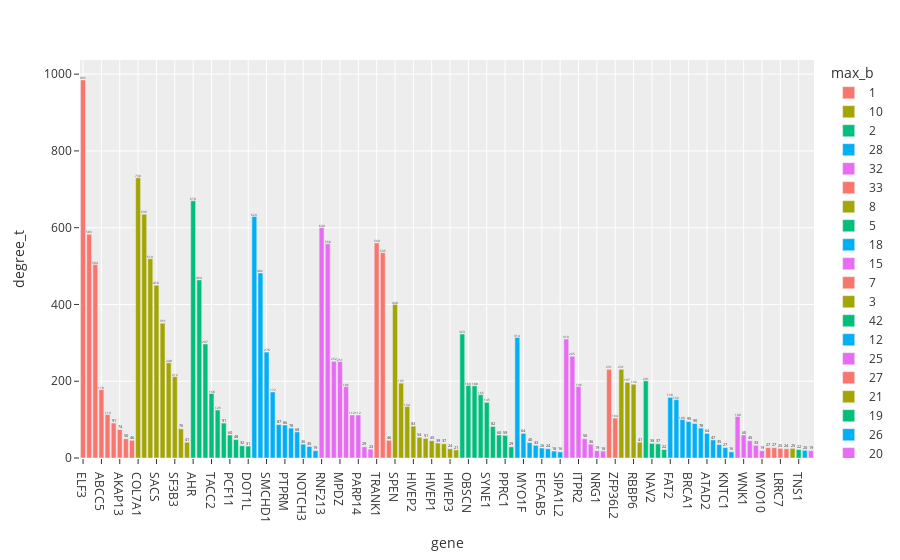

The code cell stored with this chart in its notebook:
### Markdown cell above
## Most connected genes

### Code cell
network_stats: pd.DataFrame = sel_gt.compute_graph_stats()
network_stats["max_b"] = nodes_df["max_b"].astype(str)
network_stats["Modularity Class"] = nodes_df["Modularity Class"].astype(str)

# network_stats.sort_values(by=[col], ascending=False).to_csv(f"{figures_path}/sigmoid_net_stats.tsv", sep="\t")

col = "degree_t"
top_sel = network_stats.sort_values(by=[col], ascending=False).iloc[:120]
px.bar(top_sel.reset_index(names="gene"), x="gene", y=col, color="max_b", text_auto=True)

### Figure 1 — Plotly figure (JSON) as saved in the notebook; plotly's stock layout.template omitted (floating-point values rounded to 4 significant figures)
{"data": [{"alignmentgroup": "True", "hovertemplate": "max_b=1<br>gene=%{x}<br>degree_t=%{y}<extra></extra>", "legendgroup": "1", "marker": {"color": "#F8766D", "pattern": {"shape": ""}}, "name": "1", "offsetgroup": "1", "orientation": "v", "showlegend": true, "textposition": "auto", "texttemplate": "%{y}", "type": "bar", "x": ["ELF3", "CHD2", "KLF5", "ABCC5", "RIMS2", "EPHA2", "AKAP13", "TIAM1", "ATP8B1"], "xaxis": "x", "y": [985, 583, 504, 178, 113, 91, 74, 50, 46], "yaxis": "y"}, {"alignmentgroup": "True", "hovertemplate": "max_b=10<br>gene=%{x}<br>degree_t=%{y}<extra></extra>", "legendgroup": "10", "marker": {"color": "#A3A500", "pattern": {"shape": ""}}, "name": "10", "offsetgroup": "10", "orientation": "v", "showlegend": true, "textposition": "auto", "texttemplate": "%{y}", "type": "bar", "x": ["COL7A1", "MYH10", "FN1", "SACS", "PRKDC", "LAMA3", "SF3B3", "DENND5B", "RASAL2"], "xaxis": "x", "y": [730, 635, 519, 450, 351, 248, 212, 76, 41], "yaxis": "y"}, {"alignmentgroup": "True", "hovertemplate": "max_b=2<br>gene=%{x}<br>degree_t=%{y}<extra></extra>", "legendgroup": "2", "marker": {"color": "#00BF7D", "pattern": {"shape": ""}}, "name": "2", "offsetgroup": "2", "orientation": "v", "showlegend": true, "textposition": "auto", "texttemplate": "%{y}", "type": "bar", "x": ["AHR", "CREBBP", "NCOA1", "TACC2", "PAN2", "TP53BP2", "PCF11", "ITSN2", "ACACB", "DOT1L"], "xaxis": "x", "y": [670, 464, 297, 168, 125, 91, 60, 48, 32, 31], "yaxis": "y"}, {"alignmentgroup": "True", "hovertemplate": "max_b=28<br>gene=%{x}<br>degree_t=%{y}<extra></extra>", "legendgroup": "28", "marker": {"color": "#00B0F6", "pattern": {"shape": ""}}, "name": "28", "offsetgroup": "28", "orientation": "v", "showlegend": true, "textposition": "auto", "texttemplate": "%{y}", "type": "bar", "x": ["PLXNB2", "DMXL2", "SMCHD1", "SCRIB", "PLEKHH2", "PTPRM", "RALGAPA2", "PPL", "NOTCH3", "PLEKHA7", "AFF1"], "xaxis": "x", "y": [629, 482, 276, 172, 87, 86, 78, 68, 36, 30, 19], "yaxis": "y"}, {"alignmentgroup": "True", "hovertemplate": "max_b=32<br>gene=%{x}<br>degree_t=%{y}<extra></extra>", "legendgroup": "32", "marker": {"color": "#E76BF3", "pattern": {"shape": ""}}, "name": "32", "offsetgroup": "32", "orientation": "v", "showlegend": true, "textposition": "auto", "texttemplate": "%{y}", "type": "bar", "x": ["RNF213", "HSPG2", "EPG5", "MPDZ", "CDKN2A", "SHROOM3", "PARP14", "OAS2", "ZNFX1"], "xaxis": "x", "y": [600, 558, 252, 251, 186, 112, 112, 29, 23], "yaxis": "y"}, {"alignmentgroup": "True", "hovertemplate": "max_b=33<br>gene=%{x}<br>degree_t=%{y}<extra></extra>", "legendgroup": "33", "marker": {"color": "#F8766D", "pattern": {"shape": ""}}, "name": "33", "offsetgroup": "33", "orientation": "v", "showlegend": true, "textposition": "auto", "texttemplate": "%{y}", "type": "bar", "x": ["TRANK1", "VPS13D", "LAMA4"], "xaxis": "x", "y": [560, 535, 46], "yaxis": "y"}, {"alignmentgroup": "True", "hovertemplate": "max_b=8<br>gene=%{x}<br>degree_t=%{y}<extra></extra>", "legendgroup": "8", "marker": {"color": "#A3A500", "pattern": {"shape": ""}}, "name": "8", "offsetgroup": "8", "orientation": "v", "showlegend": true, "textposition": "auto", "texttemplate": "%{y}", "type": "bar", "x": ["SPEN", "SMG1", "PCNT", "HIVEP2", "TBC1D1", "MXRA5", "HIVEP1", "PRDM2", "F8", "HIVEP3", "TRERF1"], "xaxis": "x", "y": [400, 195, 134, 83, 54, 51, 45, 39, 37, 24, 21], "yaxis": "y"}, {"alignmentgroup": "True", "hovertemplate": "max_b=5<br>gene=%{x}<br>degree_t=%{y}<extra></extra>", "legendgroup": "5", "marker": {"color": "#00BF7D", "pattern": {"shape": ""}}, "name": "5", "offsetgroup": "5", "orientation": "v", "showlegend": true, "textposition": "auto", "texttemplate": "%{y}", "type": "bar", "x": ["RHOB", "OBSCN", "HRAS", "BRD2", "SYNE1", "UTRN", "LRRCC1", "PPRC1", "AUTS2"], "xaxis": "x", "y": [323, 189, 188, 165, 145, 82, 60, 59, 29], "yaxis": "y"}, {"alignmentgroup": "True", "hovertemplate": "max_b=18<br>gene=%{x}<br>degree_t=%{y}<extra></extra>", "legendgroup": "18", "marker": {"color": "#00B0F6", "pattern": {"shape": ""}}, "name": "18", "offsetgroup": "18", "orientation": "v", "showlegend": true, "textposition": "auto", "texttemplate": "%{y}", "type": "bar", "x": ["FRY", "MYO1F", "CFAP70", "ADGRV1", "EFCAB5", "RERE", "PPARG", "SIPA1L2"], "xaxis": "x", "y": [314, 64, 40, 33, 26, 24, 18, 16], "yaxis": "y"}, {"alignmentgroup": "True", "hovertemplate": "max_b=15<br>gene=%{x}<br>degree_t=%{y}<extra></extra>", "legendgroup": "15", "marker": {"color": "#E76BF3", "pattern": {"shape": ""}}, "name": "15", "offsetgroup": "15", "orientation": "v", "showlegend": true, "textposition": "auto", "texttemplate": "%{y}", "type": "bar", "x": ["PLEC", "DST", "ITPR2", "DYNC2H1", "DOCK4", "NRG1", "TP63"], "xaxis": "x", "y": [310, 265, 186, 50, 36, 19, 18], "yaxis": "y"}, {"alignmentgroup": "True", "hovertemplate": "max_b=7<br>gene=%{x}<br>degree_t=%{y}<extra></extra>", "legendgroup": "7", "marker": {"color": "#F8766D", "pattern": {"shape": ""}}, "name": "7", "offsetgroup": "7", "orientation": "v", "showlegend": true, "textposition": "auto", "texttemplate": "%{y}", "type": "bar", "x": ["DIAPH2", "ZFP36L2"], "xaxis": "x", "y": [231, 104], "yaxis": "y"}, {"alignmentgroup": "True", "hovertemplate": "max_b=3<br>gene=%{x}<br>degree_t=%{y}<extra></extra>", "legendgroup": "3", "marker": {"color": "#A3A500", "pattern": {"shape": ""}}, "name": "3", "offsetgroup": "3", "orientation": "v", "showlegend": true, "textposition": "auto", "texttemplate": "%{y}", "type": "bar", "x": ["SYNE2", "FGFR3", "RBBP6", "SPAG17"], "xaxis": "x", "y": [231, 197, 192, 41], "yaxis": "y"}, {"alignmentgroup": "True", "hovertemplate": "max_b=42<br>gene=%{x}<br>degree_t=%{y}<extra></extra>", "legendgroup": "42", "marker": {"color": "#00BF7D", "pattern": {"shape": ""}}, "name": "42", "offsetgroup": "42", "orientation": "v", "showlegend": true, "textposition": "auto", "texttemplate": "%{y}", "type": "bar", "x": ["LRP1", "NAV2", "LTBP1", "CSPG4"], "xaxis": "x", "y": [201, 38, 37, 22], "yaxis": "y"}, {"alignmentgroup": "True", "hovertemplate": "max_b=12<br>gene=%{x}<br>degree_t=%{y}<extra></extra>", "legendgroup": "12", "marker": {"color": "#00B0F6", "pattern": {"shape": ""}}, "name": "12", "offsetgroup": "12", "orientation": "v", "showlegend": true, "textposition": "auto", "texttemplate": "%{y}", "type": "bar", "x": ["FAT2", "CCDC88A", "DSP", "BRCA1", "UTP20", "SMC4", "ATAD2", "STIL", "DOCK7", "KNTC1", "BUB1"], "xaxis": "x", "y": [158, 152, 100, 95, 90, 78, 64, 47, 35, 27, 16], "yaxis": "y"}, {"alignmentgroup": "True", "hovertemplate": "max_b=25<br>gene=%{x}<br>degree_t=%{y}<extra></extra>", "legendgroup": "25", "marker": {"color": "#E76BF3", "pattern": {"shape": ""}}, "name": "25", "offsetgroup": "25", "orientation": "v", "showlegend": true, "textposition": "auto", "texttemplate": "%{y}", "type": "bar", "x": ["MYH9", "WNK1", "RTTN", "MICAL2", "MYO10"], "xaxis": "x", "y": [108, 60, 45, 33, 19], "yaxis": "y"}, {"alignmentgroup": "True", "hovertemplate": "max_b=27<br>gene=%{x}<br>degree_t=%{y}<extra></extra>", "legendgroup": "27", "marker": {"color": "#F8766D", "pattern": {"shape": ""}}, "name": "27", "offsetgroup": "27", "orientation": "v", "showlegend": true, "textposition": "auto", "texttemplate": "%{y}", "type": "bar", "x": ["CELSR2", "ADGRL2", "LRRC7", "PPFIA3"], "xaxis": "x", "y": [27, 27, 25, 24], "yaxis": "y"}, {"alignmentgroup": "True", "hovertemplate": "max_b=21<br>gene=%{x}<br>degree_t=%{y}<extra></extra>", "legendgroup": "21", "marker": {"color": "#A3A500", "pattern": {"shape": ""}}, "name": "21", "offsetgroup": "21", "orientation": "v", "showlegend": true, "textposition": "auto", "texttemplate": "%{y}", "type": "bar", "x": ["ZNF750"], "xaxis": "x", "y": [25], "yaxis": "y"}, {"alignmentgroup": "True", "hovertemplate": "max_b=19<br>gene=%{x}<br>degree_t=%{y}<extra></extra>", "legendgroup": "19", "marker": {"color": "#00BF7D", "pattern": {"shape": ""}}, "name": "19", "offsetgroup": "19", "orientation": "v", "showlegend": true, "textposition": "auto", "texttemplate": "%{y}", "type": "bar", "x": ["TNS1"], "xaxis": "x", "y": [22], "yaxis": "y"}, {"alignmentgroup": "True", "hovertemplate": "max_b=26<br>gene=%{x}<br>degree_t=%{y}<extra></extra>", "legendgroup": "26", "marker": {"color": "#00B0F6", "pattern": {"shape": ""}}, "name": "26", "offsetgroup": "26", "orientation": "v", "showlegend": true, "textposition": "auto", "texttemplate": "%{y}", "type": "bar", "x": ["ZNF471"], "xaxis": "x", "y": [20], "yaxis": "y"}, {"alignmentgroup": "True", "hovertemplate": "max_b=20<br>gene=%{x}<br>degree_t=%{y}<extra></extra>", "legendgroup": "20", "marker": {"color": "#E76BF3", "pattern": {"shape": ""}}, "name": "20", "offsetgroup": "20", "orientation": "v", "showlegend": true, "textposition": "auto", "texttemplate": "%{y}", "type": "bar", "x": ["QRICH2"], "xaxis": "x", "y": [19], "yaxis": "y"}], "layout": {"barmode": "relative", "legend": {"title": {"text": "max_b"}, "tracegroupgap": 0}, "margin": {"t": 60}, "xaxis": {"anchor": "y", "domain": [0, 1], "title": {"text": "gene"}}, "yaxis": {"anchor": "x", "domain": [0, 1], "title": {"text": "degree_t"}}}}
